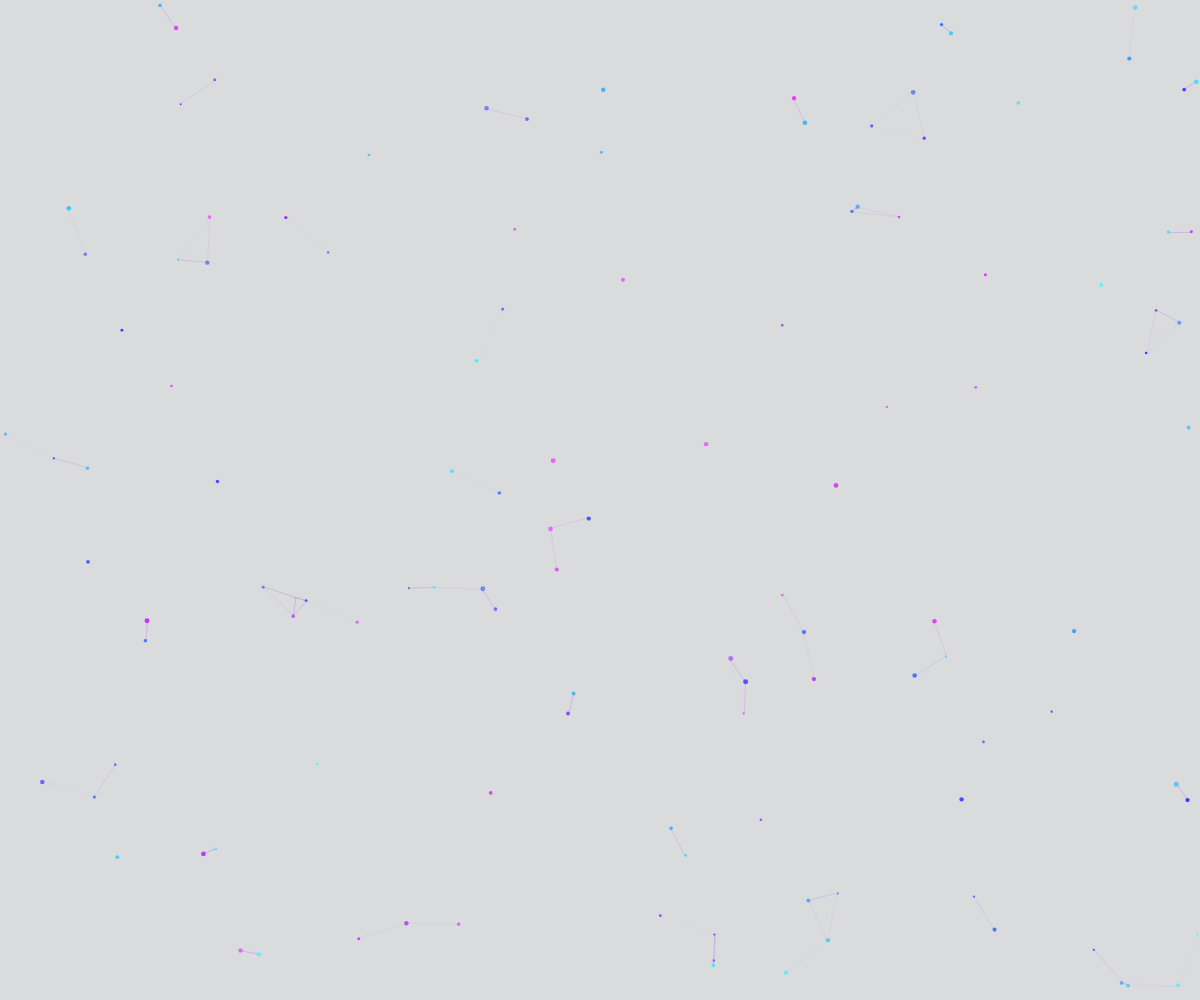
Frame 1 (no input)
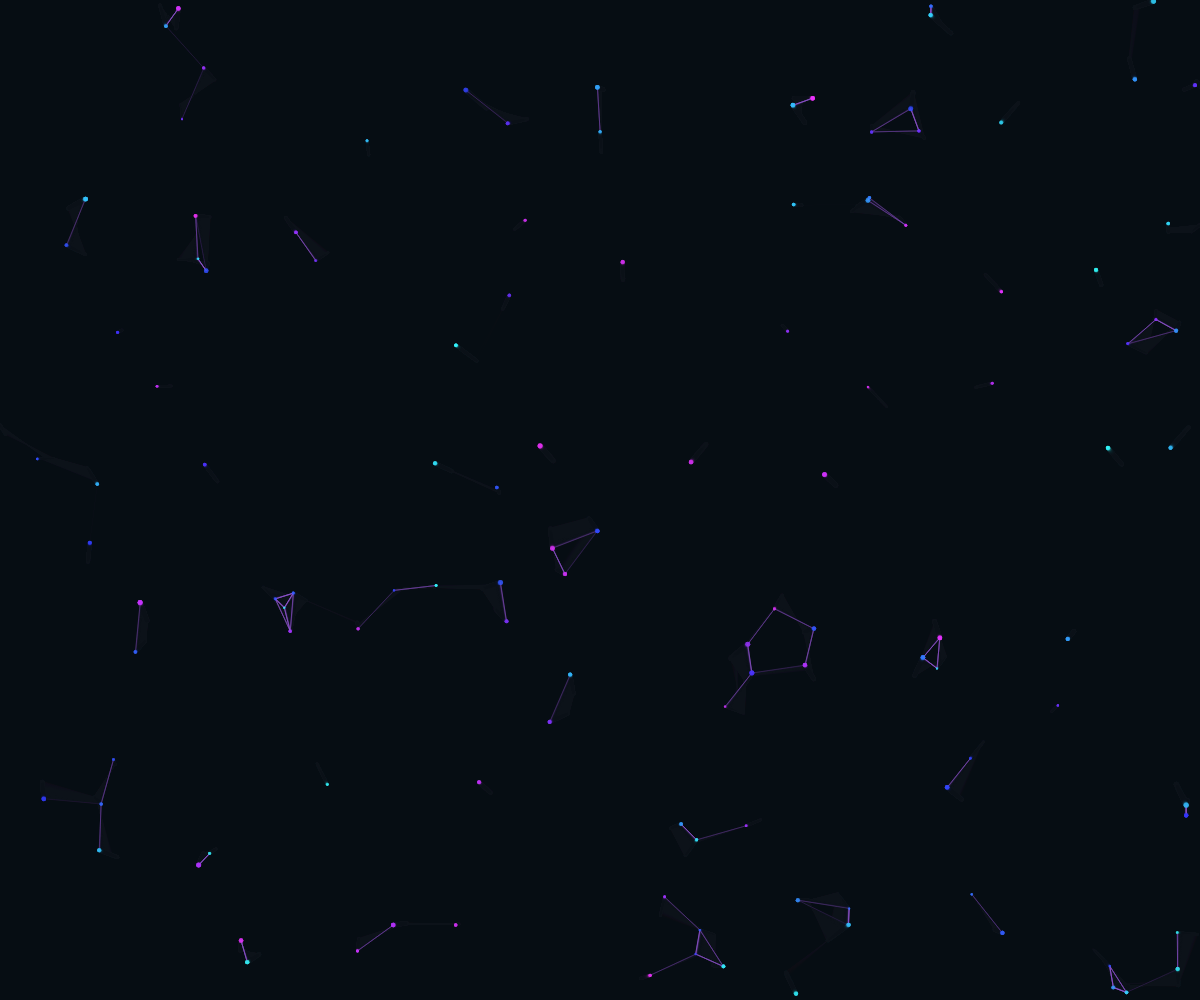
Frame 60 (no input)
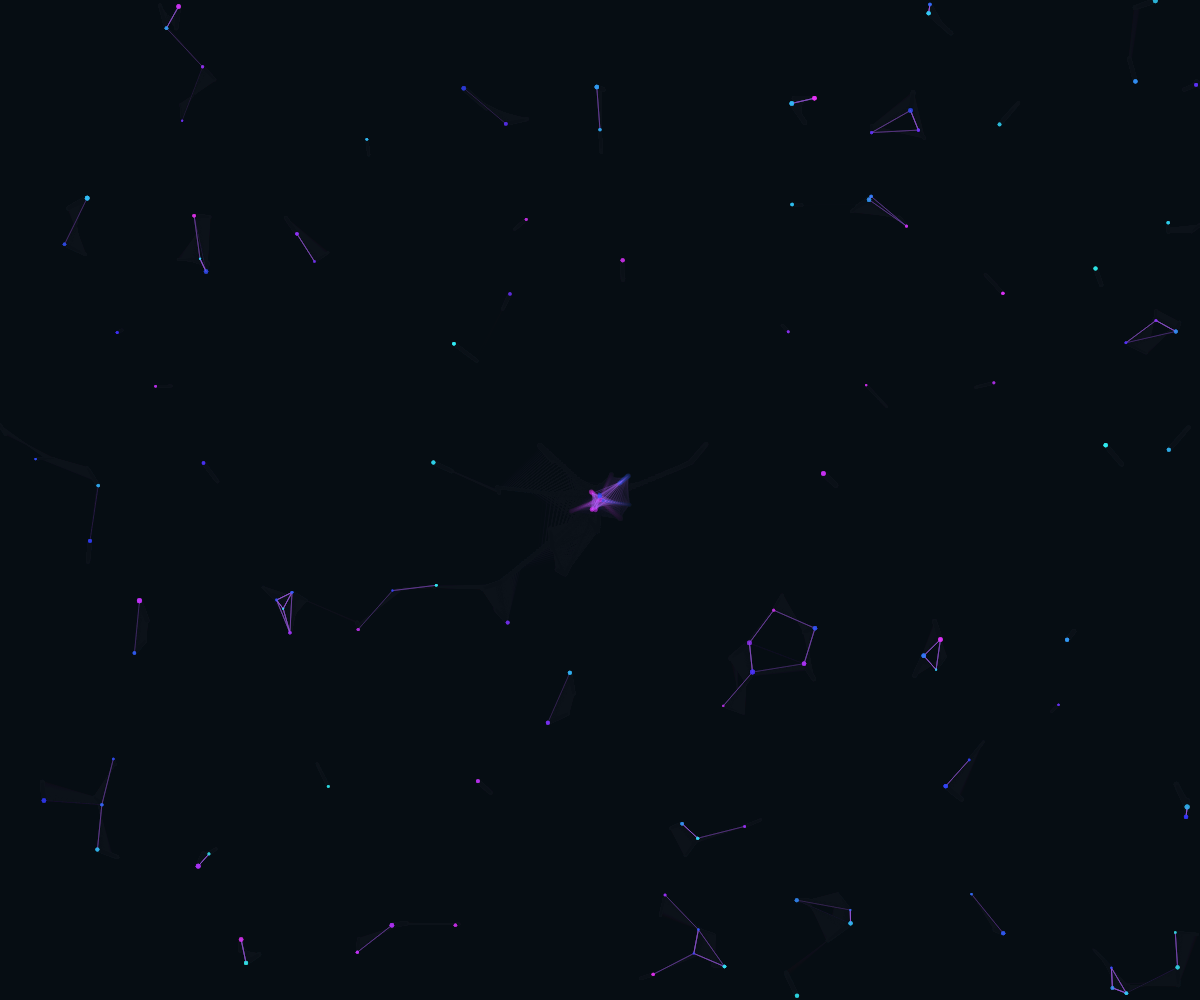
Frame 120 (the mouse pressed at the canvas centre since frame 60)

The p5.js sketch that drew these frames (run headless with seeded random() and noise() and a simulated clock; from frame 60 on, the mouse is pressed at the canvas centre):

// p5.js sketch
// ── sketch.js
let particles = [];
const N = 120;

function setup() {
  createCanvas(windowWidth, windowHeight);
  colorMode(HSB);
  for (let i = 0; i < N; i++) {
    particles.push(new Particle());
  }
}

function draw() {
  background(230, 40, 8, 0.15); // fondo con transparencia = rastro

  // líneas entre partículas cercanas
  for (let i = 0; i < particles.length; i++) {
    for (let j = i + 1; j < particles.length; j++) {
      let d = dist(particles[i].x, particles[i].y, particles[j].x, particles[j].y);
      if (d < 60) {
        stroke(270, 60, 100, (1 - d / 60) * 0.5);
        line(particles[i].x, particles[i].y, particles[j].x, particles[j].y);
      }
    }
  }

  for (let p of particles) {
    p.update();
    p.show();
  }
}

class Particle {
  constructor() {
    this.reset();
  }

  reset() {
    this.x = random(width);
    this.y = random(height);
    this.vx = random(-1, 1);
    this.vy = random(-1, 1);
    this.size = random(2, 5);
    this.life = random(150, 255);
    this.hue = random(180, 300);
  }

  update() {
    // atracción al mouse
    let dx = mouseX - this.x;
    let dy = mouseY - this.y;
    let d = sqrt(dx * dx + dy * dy);
    if (d < 150 && d > 0) {
      this.vx += (dx / d) * 0.3;
      this.vy += (dy / d) * 0.3;
    }

    this.vx *= 0.96; // fricción
    this.vy *= 0.96;
    this.x += this.vx;
    this.y += this.vy;
    this.life -= 0.5;

    if (this.life < 0 || this.x < 0 || this.x > width || this.y < 0 || this.y > height) {
      this.reset();
    }
  }

  show() {
    noStroke();
    fill(this.hue, 80, 100, this.life / 255);
    ellipse(this.x, this.y, this.size);
  }
}
